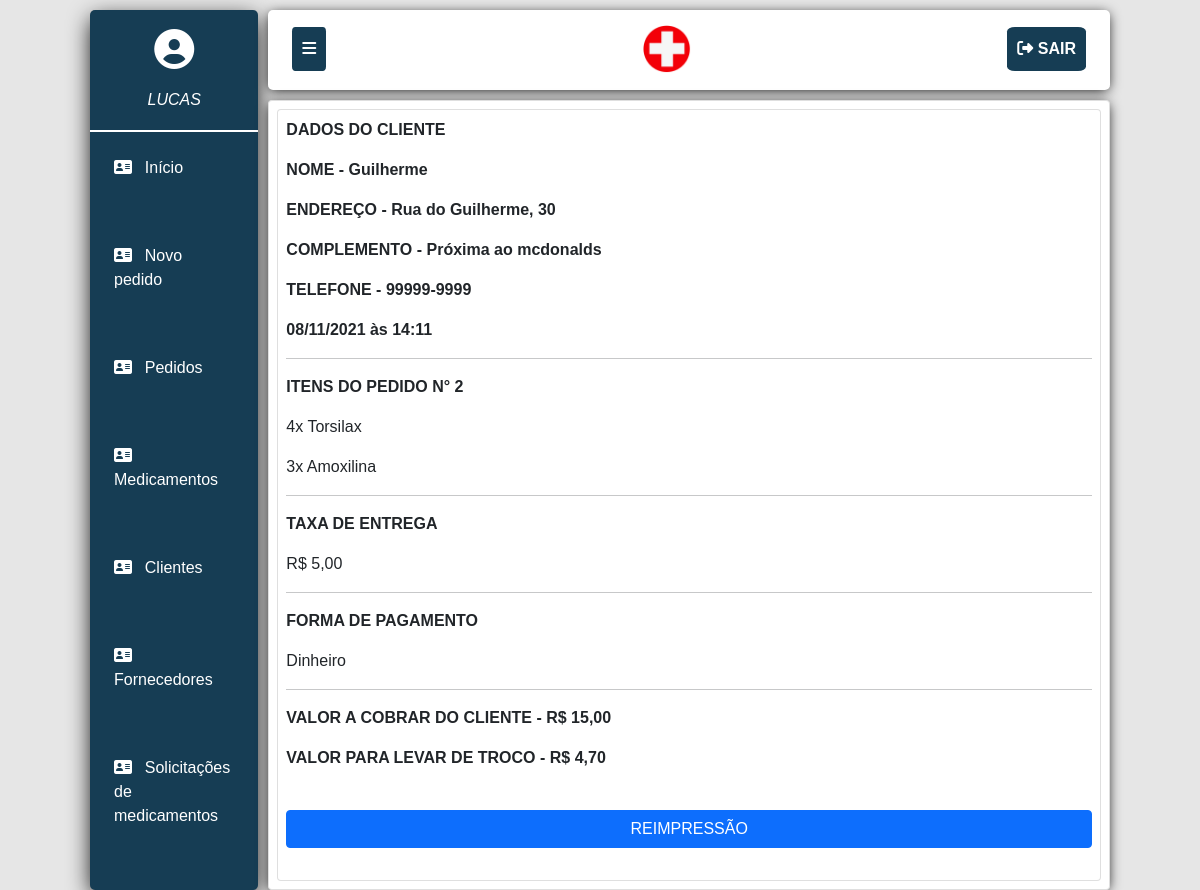
The page /pedidoDetalhado.php?id=2 (signed in) on the database its author committed.
### tables this page shows
CREATE TABLE `cliente` (
  `idCliente` int(11) NOT NULL,
  `nome` varchar(100) NOT NULL,
  `endereco` varchar(200) NOT NULL,
  `complemento` varchar(200) NOT NULL,
  `email` varchar(255) NOT NULL,
  `telefone` varchar(13) NOT NULL,
  `cpf` varchar(20) NOT NULL,
  `dataRegistro` varchar(10) NOT NULL
);

CREATE TABLE `pedidos` (
  `idPedido` int(11) NOT NULL,
  `idCliente` varchar(100) NOT NULL,
  `dataAtual` int(11) NOT NULL,
  `total` varchar(11) NOT NULL,
  `formaDePagamento` varchar(11) NOT NULL,
  `taxa` varchar(11) NOT NULL,
  `troco` varchar(11) NOT NULL,
  `status` varchar(11) NOT NULL
);

CREATE TABLE `itens_pedido` (
  `idItensPedido` int(11) NOT NULL,
  `idPedido` int(11) NOT NULL,
  `medicamento` varchar(255) NOT NULL,
  `quantMedicamento` int(11) NOT NULL
);

CREATE TABLE `medicamentos` (
  `idMedicamento` int(11) NOT NULL,
  `nome` varchar(255) NOT NULL,
  `preco` varchar(50) NOT NULL,
  `quantidade` int(11) NOT NULL,
  `bula` varchar(255) NOT NULL,
  `imagem` varchar(255) NOT NULL,
  `receita` text NOT NULL,
  `caracteristicas` varchar(255) NOT NULL
);

### pedidoDetalhado.php (the view, shortened to what this page needs)
<?php
include ('includes/dashboard.php');
$queryPedido = mysqli_query($conexao, "SELECT * FROM pedidos WHERE idPedido = '".$_REQUEST['id']."'");
while ($resultPedido = mysqli_fetch_array($queryPedido)){
	$idCliente = $resultPedido['idCliente'];
	$dataAtual = date('d/m/Y \à\s H:i', $resultPedido['dataAtual']);
	$taxa = $resultPedido['taxa'];
	$formaDePagamento = $resultPedido['formaDePagamento'];
	$troco = $resultPedido['troco'];
	$total = $resultPedido['total'];
}
if (is_numeric($idCliente)){
	$queryCliente = mysqli_query($conexao, "SELECT * FROM cliente WHERE idCliente = '".$idCliente."'");
	while ($resultCliente = mysqli_fetch_array($queryCliente)){
		$nomeCliente = $resultCliente['nome'];
		$enderecoCliente = $resultCliente['endereco'];
		$complementoCliente = $resultCliente['complemento'];
		$telefoneCliente = $resultCliente['telefone'];
	}
}else{
	$nomeCliente = $idCliente;
}
?>
<section class="conteudoImpressao">
	<div class="card" style="padding: 0.5rem;">
		<div class="card" style="padding: 0.5rem;">
			<div id="imprimir">
				<?php
					echo "<p><strong>DADOS DO CLIENTE</strong></p>";
					echo "<strong><p>NOME - ".$nomeCliente."</p>";
					if (is_numeric($idCliente)){
						echo "<p>ENDEREÇO - ".$enderecoCliente."</p>";
						echo "<p>COMPLEMENTO - ".$complementoCliente."</p>";
						echo "<p>TELEFONE - ".$telefoneCliente."</p>";
					}
					echo "<p>".$dataAtual."</p></strong>";
					echo "<hr>";
					echo "<p><strong>ITENS DO PEDIDO N° ".$_REQUEST['id']."</strong></p>";
						$queryItens = mysqli_query($conexao, "SELECT * FROM itens_pedido WHERE idPedido = '".$_REQUEST['id']."'");
						while ($resultItens = mysqli_fetch_array($queryItens)){
							$queryNomeMedicamento = mysqli_query($conexao, "SELECT * FROM medicamentos WHERE idMedicamento = '".$resultItens['medicamento']."'");
							$resultNomeMed = mysqli_fetch_array($queryNomeMedicamento);
							$nomeMed   = $resultNomeMed["nome"];
							echo "<p>".$resultItens['quantMedicamento']."x ".$nomeMed."</p>";
						}
					echo "<hr>";
					echo "<p><strong>TAXA DE ENTREGA</strong></p>";
					$taxa = number_format($taxa, 2, ',', ' ');
					echo "<p>R$ ".$taxa."</p>";
					echo "<hr>";
					echo "<p><strong>FORMA DE PAGAMENTO</strong></p>";
					echo "<p>".$formaDePagamento."</p>";
					echo "<hr>";
					if($troco > 0){
						$levarTroco = $troco - $total;
						$levarTroco = number_format($levarTroco, 2, ',', ' ');
						$troco = number_format($troco, 2, ',', ' ');
						echo "<strong><p>VALOR A COBRAR DO CLIENTE - R$ ".$troco."</p></strong>";
						echo "<strong><p>VALOR PARA LEVAR DE TROCO - R$ ".$levarTroco."</p></strong><br>";
					}else{
						$total = number_format($total, 2, ',', ' ');
						echo "<strong><p>VALOR A COBRAR DO CLIENTE - R$ ".$total."</p></strong><br>";
						$total = str_replace(',', '.', $total);
					}
				?>
			</div>
			<button style='width: 100%;' class='btn btn-primary imprimir'>REIMPRESSÃO</button><br>
		</div>
	</div>
</section>
<?php
include ('includes/footer.php');
?>

### css/estilo.css (style rules this page uses)
* { box-sizing: border-box; margin: 0; padding: 0; }
body { margin: 0 7.5% !important; font-family: 'Raleway', sans-serif; background-color: rgb(230,230,230); }

### rows shown on the page
cliente: nome "Guilherme", endereco "Rua do Guilherme, 30", complemento "Próxima ao mcdonalds", telefone "99999-9999"
pedidos: dataAtual "08/11/2021 às 14:11", taxa "5,00", formaDePagamento "Dinheiro", troco "15,00", levarTroco "4,70"
itens_pedido: quantMedicamento "4", medicamentos.nome "Torsilax"
itens_pedido: quantMedicamento "3", medicamentos.nome "Amoxilina"

### other values the page prints
$_SESSION['usuario'] "LUCAS"
$_REQUEST['id'] "2"
